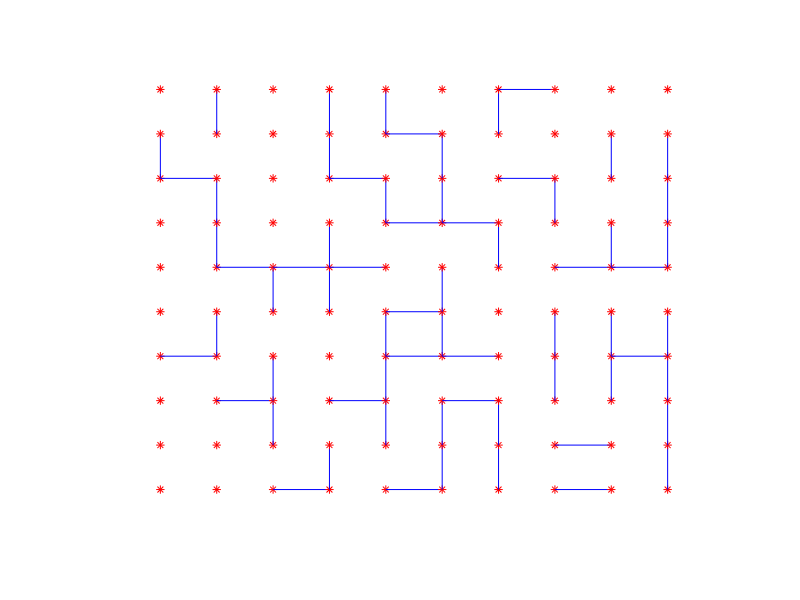

This chart was generated by the following MATLAB code: (Note: this script raises an error after producing the figure.)
#!/usr/bin/env octave
% kate: remove-trailing-space on; replace-trailing-space-save on; indent-width 2; indent-mode normal; syntax matlab; space-indent on;
L=10;  % Gittergroesse L*L
p=0.4;  % Besetzungswahrscheinlichkeit
rand('state',0); % Standard initialisierung der Zufallszahlen

disp('Bondbesetzung:');
%  nach oben und rechts: wert = -3, wenn nur rechts: wert = -2, nur oben: -1; passiv: 0
feld_rechts = (rand(L,L-1) < p); % 1 = verbindung nach rechts
feld_oben = (rand(L-1,L) < p); % 1 = verbindung nach links
feld = zeros(L,L);
for i=1:L-1
  feld(:,i) -= 2*feld_rechts(:,i);
  feld(i,:) -= feld_oben(i,:);
end
flipud(feld)  % druck-plot gegen (x,y), (0,0) unten links.

% Plot
figure();axis([0 L+1 0 L+1]);hold on;
% Plot von Punkten und Linien
for x=1:L, for y=1:L
    plot(x,y,'*r');
    if rem(feld(y,x),2) == -1 % verbindung nach oben
      plot([x x],[y y+1],'-b');
    end
    if feld(y,x) < -1 % verbindung nach rechts
      plot([x x+1],[y y],'-b');
    end
end,end
axis off;

pause

disp('Ergebnis, Baumsuche:');
[feld] = baum_analyse(feld);
flipud(feld.')

%
%  disp('Ergebnis, Baumsuche:');
%  [feld] = baum_analyse(feld);
%  flipud(feld.')
%  disp('Ergebnis, Hoshen-Kopelman:');
%  [feld] = hoshen_kopelman(feld);
%  flipud(feld.')
